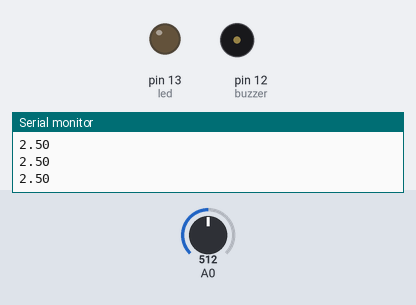
This sketch was run on a simulated Arduino Uno, built with avr-gcc and run on an emulated ATmega328P. Shown: output pins drawn as LEDs (lit = HIGH), buzzer (waves = sounding, pin HIGH), the last lines printed to the serial monitor. The inputs (shaded band) are chosen by the test bench; at power-on: A0 = 512.

Above: at 1.2 s.
1.3 s: A0 set to 607
2.8 s: A0 set to 627
At 3.2 s:
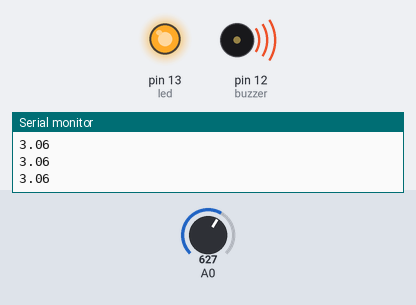
4.3 s: A0 set to 519
5.8 s: A0 set to 494
At 6.5 s:
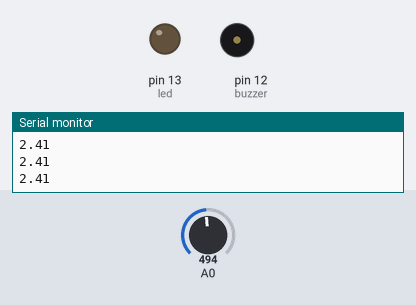
7.3 s: A0 set to 716
At 7.8 s:
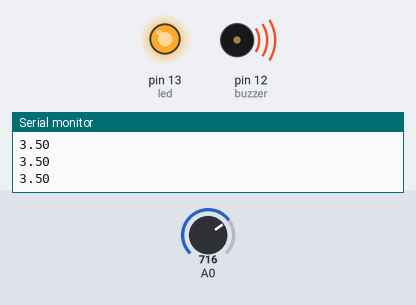
Timing chart, 0 to 9.8 s (numbered marks = the images above; inputs shaded):
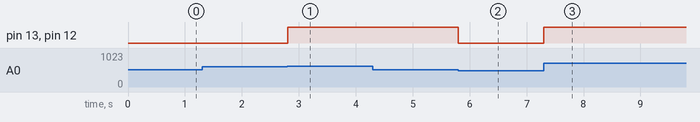

The sketch:

arduino2.ino
```cpp
float led=13,buzzer=12,threshold =3.0;
float stoppingVal =2.5;
void setup() {
  Serial.begin(9600);
  pinMode(led,OUTPUT);
  pinMode(buzzer,OUTPUT);
   digitalWrite(led,LOW);
    digitalWrite(buzzer,LOW);
}
void loop() {
  int val = analogRead(A0);
  float realVal = val * 5.0/1024.0;
  if(realVal<stoppingVal){
    digitalWrite(led,LOW);
    digitalWrite(buzzer,LOW);
  }if(realVal>=threshold){
    digitalWrite(led,HIGH);
    digitalWrite(buzzer,HIGH);
  }
  Serial.println(realVal);
  delay(2);
}
```

Measured:
- the behaviour switches between 614 and 615 on A0 (found by bisection; images 0 and 1)
- the behaviour switches between 512 and 511 on A0 (found by bisection; images 1 and 2)
- after the input at 2.8 s, pin 13 (led), pin 12 (buzzer): LOW → HIGH at once
- after the input at 5.8 s, pin 13 (led), pin 12 (buzzer): HIGH → LOW at once
- after the input at 7.3 s, pin 13 (led), pin 12 (buzzer): LOW → HIGH at once
